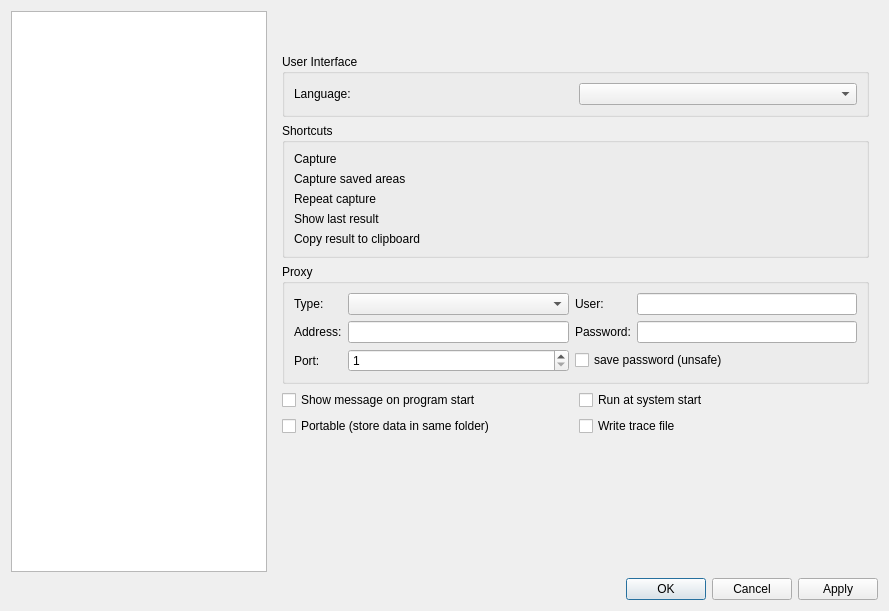
<?xml version="1.0" encoding="UTF-8"?>
<ui version="4.0">
 <class>SettingsEditor</class>
 <widget class="QDialog" name="SettingsEditor">
  <property name="geometry">
   <rect>
    <x>0</x>
    <y>0</y>
    <width>889</width>
    <height>611</height>
   </rect>
  </property>
  <property name="windowTitle">
   <string>Settings</string>
  </property>
  <layout class="QGridLayout" name="gridLayout_6">
   <item row="0" column="0">
    <widget class="QListView" name="pagesList">
     <property name="sizePolicy">
      <sizepolicy hsizetype="Maximum" vsizetype="Expanding">
       <horstretch>0</horstretch>
       <verstretch>0</verstretch>
      </sizepolicy>
     </property>
     <property name="editTriggers">
      <set>QAbstractItemView::NoEditTriggers</set>
     </property>
    </widget>
   </item>
   <item row="0" column="1">
    <layout class="QVBoxLayout" name="verticalLayout_3">
     <property name="spacing">
      <number>0</number>
     </property>
     <item>
      <widget class="QWidget" name="widget" native="true">
       <layout class="QVBoxLayout" name="verticalLayout_2">
        <property name="topMargin">
         <number>0</number>
        </property>
        <property name="bottomMargin">
         <number>0</number>
        </property>
        <item>
         <widget class="QLabel" name="pageInfoLabel">
          <property name="text">
           <string/>
          </property>
          <property name="wordWrap">
           <bool>true</bool>
          </property>
         </widget>
        </item>
        <item>
         <widget class="QLabel" name="pageErrorLabel">
          <property name="palette">
           <palette>
            <active>
             <colorrole role="WindowText">
              <brush brushstyle="SolidPattern">
               <color alpha="255">
                <red>255</red>
                <green>0</green>
                <blue>0</blue>
               </color>
              </brush>
             </colorrole>
            </active>
            <inactive>
             <colorrole role="WindowText">
              <brush brushstyle="SolidPattern">
               <color alpha="255">
                <red>255</red>
                <green>0</green>
                <blue>0</blue>
               </color>
              </brush>
             </colorrole>
            </inactive>
            <disabled>
             <colorrole role="WindowText">
              <brush brushstyle="SolidPattern">
               <color alpha="255">
                <red>118</red>
                <green>118</green>
                <blue>118</blue>
               </color>
              </brush>
             </colorrole>
            </disabled>
           </palette>
          </property>
          <property name="text">
           <string/>
          </property>
          <property name="wordWrap">
           <bool>true</bool>
          </property>
         </widget>
        </item>
       </layout>
      </widget>
     </item>
     <item>
      <widget class="QStackedWidget" name="pagesView">
       <property name="sizePolicy">
        <sizepolicy hsizetype="Expanding" vsizetype="Expanding">
         <horstretch>0</horstretch>
         <verstretch>0</verstretch>
        </sizepolicy>
       </property>
       <property name="currentIndex">
        <number>0</number>
       </property>
       <widget class="QWidget" name="pageGeneral">
        <layout class="QGridLayout" name="gridLayout_11">
         <item row="0" column="0" colspan="2">
          <widget class="QGroupBox" name="uiLanguageGroup">
           <property name="title">
            <string>User Interface</string>
           </property>
           <layout class="QGridLayout" name="gridLayout_12">
            <item row="0" column="0">
             <widget class="QLabel" name="uiLanguageLabel">
              <property name="text">
               <string>Language:</string>
              </property>
             </widget>
            </item>
            <item row="0" column="1">
             <widget class="QComboBox" name="uiLanguageCombo"/>
            </item>
           </layout>
          </widget>
         </item>
         <item row="2" column="0" colspan="2">
          <widget class="QGroupBox" name="groupBox_2">
           <property name="title">
            <string>Proxy</string>
           </property>
           <layout class="QGridLayout" name="gridLayout_3">
            <item row="0" column="0">
             <widget class="QLabel" name="label_12">
              <property name="text">
               <string>Type:</string>
              </property>
             </widget>
            </item>
            <item row="0" column="1">
             <widget class="QComboBox" name="proxyTypeCombo"/>
            </item>
            <item row="0" column="2">
             <widget class="QLabel" name="label_15">
              <property name="text">
               <string>User:</string>
              </property>
             </widget>
            </item>
            <item row="0" column="3">
             <widget class="QLineEdit" name="proxyUserEdit"/>
            </item>
            <item row="1" column="0">
             <widget class="QLabel" name="label_13">
              <property name="text">
               <string>Address:</string>
              </property>
             </widget>
            </item>
            <item row="1" column="1">
             <widget class="QLineEdit" name="proxyHostEdit"/>
            </item>
            <item row="1" column="2">
             <widget class="QLabel" name="label_16">
              <property name="text">
               <string>Password:</string>
              </property>
             </widget>
            </item>
            <item row="1" column="3">
             <widget class="QLineEdit" name="proxyPassEdit"/>
            </item>
            <item row="2" column="0">
             <widget class="QLabel" name="label_14">
              <property name="text">
               <string>Port:</string>
              </property>
             </widget>
            </item>
            <item row="2" column="1">
             <widget class="QSpinBox" name="proxyPortSpin">
              <property name="minimum">
               <number>1</number>
              </property>
              <property name="maximum">
               <number>65535</number>
              </property>
             </widget>
            </item>
            <item row="2" column="2" colspan="2">
             <widget class="QCheckBox" name="proxySaveCheck">
              <property name="text">
               <string>save password (unsafe)</string>
              </property>
             </widget>
            </item>
           </layout>
          </widget>
         </item>
         <item row="5" column="1">
          <spacer name="verticalSpacer_4">
           <property name="orientation">
            <enum>Qt::Vertical</enum>
           </property>
           <property name="sizeHint" stdset="0">
            <size>
             <width>20</width>
             <height>40</height>
            </size>
           </property>
          </spacer>
         </item>
         <item row="4" column="1">
          <widget class="QCheckBox" name="writeTrace">
           <property name="text">
            <string>Write trace file</string>
           </property>
          </widget>
         </item>
         <item row="3" column="1">
          <widget class="QCheckBox" name="runAtSystemStart">
           <property name="text">
            <string>Run at system start</string>
           </property>
          </widget>
         </item>
         <item row="1" column="0" colspan="2">
          <widget class="QGroupBox" name="groupBox">
           <property name="title">
            <string>Shortcuts</string>
           </property>
           <layout class="QGridLayout" name="gridLayout">
            <item row="4" column="1">
             <widget class="service::KeySequenceEdit" name="clipboardEdit" native="true"/>
            </item>
            <item row="2" column="0">
             <widget class="QLabel" name="label_8">
              <property name="text">
               <string>Repeat capture</string>
              </property>
             </widget>
            </item>
            <item row="2" column="1">
             <widget class="service::KeySequenceEdit" name="repeatCaptureEdit" native="true"/>
            </item>
            <item row="3" column="0">
             <widget class="QLabel" name="label_3">
              <property name="text">
               <string>Show last result</string>
              </property>
             </widget>
            </item>
            <item row="0" column="1">
             <widget class="service::KeySequenceEdit" name="captureEdit" native="true"/>
            </item>
            <item row="4" column="0">
             <widget class="QLabel" name="label_7">
              <property name="text">
               <string>Copy result to clipboard</string>
              </property>
             </widget>
            </item>
            <item row="3" column="1">
             <widget class="service::KeySequenceEdit" name="repeatEdit" native="true"/>
            </item>
            <item row="0" column="0">
             <widget class="QLabel" name="label">
              <property name="text">
               <string>Capture</string>
              </property>
             </widget>
            </item>
            <item row="1" column="0">
             <widget class="QLabel" name="label_22">
              <property name="text">
               <string>Capture saved areas</string>
              </property>
             </widget>
            </item>
            <item row="1" column="1">
             <widget class="service::KeySequenceEdit" name="captureLockedEdit" native="true"/>
            </item>
           </layout>
          </widget>
         </item>
         <item row="3" column="0">
          <widget class="QCheckBox" name="showOnStart">
           <property name="text">
            <string>Show message on program start</string>
           </property>
          </widget>
         </item>
         <item row="4" column="0">
          <widget class="QCheckBox" name="portable">
           <property name="text">
            <string>Portable (store data in same folder)</string>
           </property>
          </widget>
         </item>
        </layout>
       </widget>
       <widget class="QWidget" name="pageRecognize">
        <layout class="QGridLayout" name="gridLayout_2">
         <item row="0" column="0">
          <widget class="QLabel" name="label_2">
           <property name="sizePolicy">
            <sizepolicy hsizetype="Maximum" vsizetype="Preferred">
             <horstretch>0</horstretch>
             <verstretch>0</verstretch>
            </sizepolicy>
           </property>
           <property name="text">
            <string>Tessdata path:</string>
           </property>
          </widget>
         </item>
         <item row="1" column="2">
          <widget class="QComboBox" name="tesseractLangCombo"/>
         </item>
         <item row="2" column="2">
          <spacer name="verticalSpacer_2">
           <property name="orientation">
            <enum>Qt::Vertical</enum>
           </property>
           <property name="sizeHint" stdset="0">
            <size>
             <width>17</width>
             <height>410</height>
            </size>
           </property>
          </spacer>
         </item>
         <item row="0" column="2">
          <widget class="QLabel" name="tessdataPath">
           <property name="text">
            <string/>
           </property>
           <property name="wordWrap">
            <bool>true</bool>
           </property>
           <property name="textInteractionFlags">
            <set>Qt::LinksAccessibleByMouse|Qt::TextSelectableByMouse</set>
           </property>
          </widget>
         </item>
         <item row="1" column="0">
          <widget class="QLabel" name="label_4">
           <property name="sizePolicy">
            <sizepolicy hsizetype="Maximum" vsizetype="Preferred">
             <horstretch>0</horstretch>
             <verstretch>0</verstretch>
            </sizepolicy>
           </property>
           <property name="text">
            <string>Default language:</string>
           </property>
           <property name="buddy">
            <cstring>tesseractLangCombo</cstring>
           </property>
          </widget>
         </item>
        </layout>
       </widget>
       <widget class="QWidget" name="pageCorrect">
        <layout class="QGridLayout" name="gridLayout_10">
         <item row="3" column="0" colspan="2">
          <widget class="QLabel" name="label_11">
           <property name="text">
            <string>User substitutions</string>
           </property>
           <property name="alignment">
            <set>Qt::AlignCenter</set>
           </property>
          </widget>
         </item>
         <item row="4" column="0" colspan="2">
          <widget class="SubstitutionsTable" name="userSubstitutionsTable">
           <property name="toolTip">
            <string>\\ for \ symbol, \n for newline</string>
           </property>
           <property name="selectionBehavior">
            <enum>QAbstractItemView::SelectRows</enum>
           </property>
           <property name="sortingEnabled">
            <bool>true</bool>
           </property>
          </widget>
         </item>
         <item row="0" column="0" colspan="2">
          <widget class="QCheckBox" name="useHunspell">
           <property name="text">
            <string>Use auto corrections (hunspell)</string>
           </property>
          </widget>
         </item>
         <item row="2" column="0" colspan="2">
          <widget class="QCheckBox" name="useUserSubstitutions">
           <property name="text">
            <string>Use user substitutions</string>
           </property>
          </widget>
         </item>
         <item row="1" column="0">
          <widget class="QLabel" name="label_23">
           <property name="text">
            <string>Hunspell dictionaries path:</string>
           </property>
          </widget>
         </item>
         <item row="1" column="1">
          <widget class="QLabel" name="hunspellDir">
           <property name="text">
            <string/>
           </property>
           <property name="wordWrap">
            <bool>true</bool>
           </property>
          </widget>
         </item>
        </layout>
       </widget>
       <widget class="QWidget" name="pageTranslate">
        <layout class="QGridLayout" name="gridLayout_9">
         <item row="3" column="0">
          <widget class="QLabel" name="label_5">
           <property name="text">
            <string>Translators path:</string>
           </property>
          </widget>
         </item>
         <item row="6" column="0" colspan="3">
          <widget class="QLabel" name="label_10">
           <property name="text">
            <string>Translators</string>
           </property>
           <property name="alignment">
            <set>Qt::AlignCenter</set>
           </property>
          </widget>
         </item>
         <item row="1" column="0" colspan="2">
          <widget class="QCheckBox" name="ignoreSslCheck">
           <property name="text">
            <string>Ignore SSL errors</string>
           </property>
          </widget>
         </item>
         <item row="4" column="1" colspan="2">
          <widget class="QComboBox" name="translateLangCombo"/>
         </item>
         <item row="0" column="0" colspan="2">
          <widget class="QCheckBox" name="doTranslationCheck">
           <property name="text">
            <string>Translate text</string>
           </property>
          </widget>
         </item>
         <item row="2" column="0" colspan="2">
          <widget class="QLabel" name="label_9">
           <property name="text">
            <string>Single translator timeout:</string>
           </property>
          </widget>
         </item>
         <item row="4" column="0">
          <widget class="QLabel" name="label_6">
           <property name="text">
            <string>Language:</string>
           </property>
           <property name="buddy">
            <cstring>translateLangCombo</cstring>
           </property>
          </widget>
         </item>
         <item row="3" column="1" colspan="2">
          <widget class="QLabel" name="translatorsPath">
           <property name="text">
            <string/>
           </property>
           <property name="wordWrap">
            <bool>true</bool>
           </property>
           <property name="textInteractionFlags">
            <set>Qt::LinksAccessibleByMouse|Qt::TextSelectableByMouse</set>
           </property>
          </widget>
         </item>
         <item row="7" column="0" colspan="3">
          <widget class="QListWidget" name="translatorList">
           <property name="editTriggers">
            <set>QAbstractItemView::NoEditTriggers</set>
           </property>
           <property name="dragDropMode">
            <enum>QAbstractItemView::InternalMove</enum>
           </property>
           <property name="defaultDropAction">
            <enum>Qt::MoveAction</enum>
           </property>
          </widget>
         </item>
         <item row="2" column="2">
          <widget class="QSpinBox" name="translateTimeoutSpin">
           <property name="suffix">
            <string> secs</string>
           </property>
          </widget>
         </item>
         <item row="8" column="0" colspan="3">
          <widget class="QLabel" name="translatorHint">
           <property name="text">
            <string/>
           </property>
           <property name="wordWrap">
            <bool>true</bool>
           </property>
          </widget>
         </item>
        </layout>
       </widget>
       <widget class="QWidget" name="pageRepresent">
        <layout class="QGridLayout" name="gridLayout_7">
         <item row="0" column="0">
          <widget class="QGroupBox" name="resultGroup">
           <property name="sizePolicy">
            <sizepolicy hsizetype="Maximum" vsizetype="Maximum">
             <horstretch>0</horstretch>
             <verstretch>0</verstretch>
            </sizepolicy>
           </property>
           <property name="title">
            <string>Result type</string>
           </property>
           <layout class="QGridLayout" name="gridLayout_4">
            <item row="0" column="0">
             <widget class="QRadioButton" name="trayRadio">
              <property name="sizePolicy">
               <sizepolicy hsizetype="Maximum" vsizetype="Fixed">
                <horstretch>0</horstretch>
                <verstretch>0</verstretch>
               </sizepolicy>
              </property>
              <property name="text">
               <string>Tray</string>
              </property>
             </widget>
            </item>
            <item row="0" column="1">
             <widget class="QRadioButton" name="dialogRadio">
              <property name="sizePolicy">
               <sizepolicy hsizetype="Maximum" vsizetype="Fixed">
                <horstretch>0</horstretch>
                <verstretch>0</verstretch>
               </sizepolicy>
              </property>
              <property name="text">
               <string>Window</string>
              </property>
              <property name="checked">
               <bool>true</bool>
              </property>
             </widget>
            </item>
           </layout>
          </widget>
         </item>
         <item row="2" column="0">
          <widget class="QGroupBox" name="resultWindow">
           <property name="title">
            <string>Result window</string>
           </property>
           <layout class="QGridLayout" name="gridLayout_8">
            <item row="0" column="0">
             <widget class="QLabel" name="label_18">
              <property name="text">
               <string>Font:</string>
              </property>
             </widget>
            </item>
            <item row="0" column="1">
             <widget class="QFontComboBox" name="resultFont"/>
            </item>
            <item row="1" column="0">
             <widget class="QLabel" name="label_19">
              <property name="text">
               <string>Font size:</string>
              </property>
             </widget>
            </item>
            <item row="1" column="1">
             <widget class="QSpinBox" name="resultFontSize">
              <property name="minimum">
               <number>6</number>
              </property>
              <property name="maximum">
               <number>24</number>
              </property>
             </widget>
            </item>
            <item row="2" column="0">
             <widget class="QLabel" name="label_20">
              <property name="text">
               <string>Font color:</string>
              </property>
             </widget>
            </item>
            <item row="2" column="1">
             <widget class="QPushButton" name="fontColor">
              <property name="text">
               <string/>
              </property>
             </widget>
            </item>
            <item row="3" column="0">
             <widget class="QLabel" name="label_21">
              <property name="text">
               <string>Background:</string>
              </property>
             </widget>
            </item>
            <item row="3" column="1">
             <widget class="QPushButton" name="backgroundColor">
              <property name="text">
               <string/>
              </property>
             </widget>
            </item>
            <item row="4" column="0" colspan="2">
             <widget class="QCheckBox" name="showCaptured">
              <property name="text">
               <string>Show image</string>
              </property>
             </widget>
            </item>
            <item row="5" column="0" colspan="2">
             <widget class="QCheckBox" name="showRecognized">
              <property name="text">
               <string>Show recognized</string>
              </property>
             </widget>
            </item>
           </layout>
          </widget>
         </item>
         <item row="3" column="0">
          <spacer name="verticalSpacer_3">
           <property name="orientation">
            <enum>Qt::Vertical</enum>
           </property>
           <property name="sizeHint" stdset="0">
            <size>
             <width>20</width>
             <height>40</height>
            </size>
           </property>
          </spacer>
         </item>
         <item row="0" column="1">
          <spacer name="horizontalSpacer">
           <property name="orientation">
            <enum>Qt::Horizontal</enum>
           </property>
           <property name="sizeHint" stdset="0">
            <size>
             <width>40</width>
             <height>20</height>
            </size>
           </property>
          </spacer>
         </item>
        </layout>
       </widget>
       <widget class="QWidget" name="pageUpdate">
        <layout class="QGridLayout" name="gridLayout_5">
         <item row="1" column="0" colspan="2">
          <widget class="QTreeView" name="updatesView">
           <property name="sortingEnabled">
            <bool>true</bool>
           </property>
          </widget>
         </item>
         <item row="0" column="0" colspan="2">
          <widget class="QWidget" name="widget_3" native="true">
           <layout class="QHBoxLayout" name="horizontalLayout">
            <item>
             <widget class="QLabel" name="label_17">
              <property name="text">
               <string>Update check interval (days):</string>
              </property>
             </widget>
            </item>
            <item>
             <widget class="QSpinBox" name="autoUpdateInterval">
              <property name="toolTip">
               <string>0 - disabled</string>
              </property>
              <property name="maximum">
               <number>360</number>
              </property>
             </widget>
            </item>
            <item>
             <widget class="QPushButton" name="checkUpdates">
              <property name="sizePolicy">
               <sizepolicy hsizetype="Maximum" vsizetype="Fixed">
                <horstretch>0</horstretch>
                <verstretch>0</verstretch>
               </sizepolicy>
              </property>
              <property name="text">
               <string>Check now</string>
              </property>
             </widget>
            </item>
           </layout>
          </widget>
         </item>
        </layout>
       </widget>
       <widget class="QWidget" name="pageAbout">
        <layout class="QVBoxLayout" name="verticalLayout">
         <item>
          <widget class="QLabel" name="aboutLabel">
           <property name="text">
            <string/>
           </property>
           <property name="wordWrap">
            <bool>true</bool>
           </property>
          </widget>
         </item>
         <item>
          <widget class="QLabel" name="helpLabel">
           <property name="text">
            <string/>
           </property>
           <property name="wordWrap">
            <bool>true</bool>
           </property>
          </widget>
         </item>
         <item>
          <spacer name="verticalSpacer">
           <property name="orientation">
            <enum>Qt::Vertical</enum>
           </property>
           <property name="sizeHint" stdset="0">
            <size>
             <width>20</width>
             <height>40</height>
            </size>
           </property>
          </spacer>
         </item>
        </layout>
       </widget>
      </widget>
     </item>
    </layout>
   </item>
   <item row="1" column="0" colspan="2">
    <widget class="QDialogButtonBox" name="buttonBox">
     <property name="orientation">
      <enum>Qt::Horizontal</enum>
     </property>
     <property name="standardButtons">
      <set>QDialogButtonBox::Apply|QDialogButtonBox::Cancel|QDialogButtonBox::Ok</set>
     </property>
    </widget>
   </item>
  </layout>
 </widget>
 <customwidgets>
  <customwidget>
   <class>SubstitutionsTable</class>
   <extends>QTableWidget</extends>
   <header>substitutionstable.h</header>
  </customwidget>
  <customwidget>
   <class>service::KeySequenceEdit</class>
   <extends>QWidget</extends>
   <header>keysequenceedit.h</header>
  </customwidget>
 </customwidgets>
 <tabstops>
  <tabstop>captureEdit</tabstop>
  <tabstop>repeatCaptureEdit</tabstop>
  <tabstop>repeatEdit</tabstop>
  <tabstop>clipboardEdit</tabstop>
  <tabstop>proxyTypeCombo</tabstop>
  <tabstop>proxyHostEdit</tabstop>
  <tabstop>proxyPortSpin</tabstop>
  <tabstop>proxyUserEdit</tabstop>
  <tabstop>proxyPassEdit</tabstop>
  <tabstop>proxySaveCheck</tabstop>
 </tabstops>
 <resources/>
 <connections/>
</ui>
